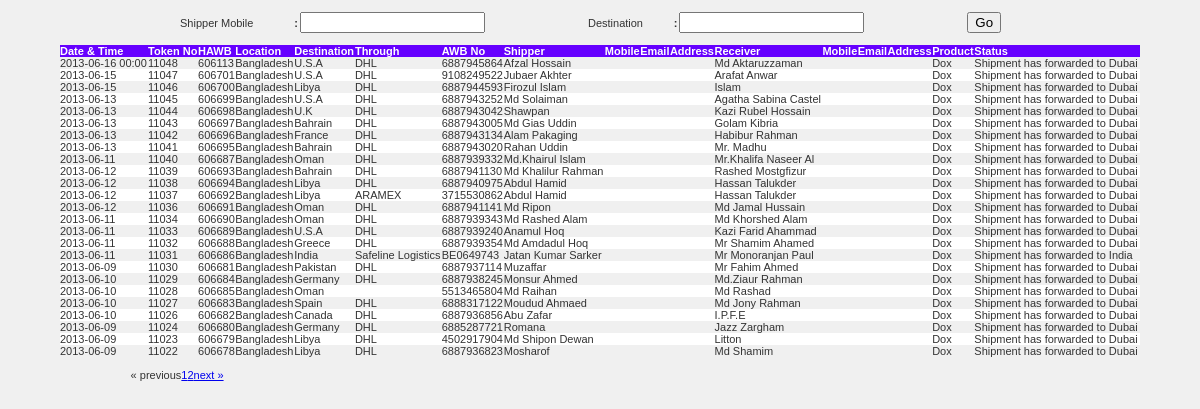
Screenshot of /trackinglist.php with the database file from the repository.
### tables this page shows
CREATE TABLE `shipment` (
  `serial` int(10) NOT NULL,
  `HAWB` varchar(255) DEFAULT NULL,
  `origin` varchar(255) DEFAULT NULL,
  `destination` varchar(255) DEFAULT NULL,
  `media` varchar(255) DEFAULT NULL,
  `AWB` varchar(255) DEFAULT NULL,
  `pdate` varchar(255) DEFAULT NULL,
  `shipper` varchar(20) NOT NULL,
  `receiver` varchar(20) NOT NULL,
  `product` int(11) NOT NULL,
  `status` varchar(255) DEFAULT NULL,
  `smobile` varchar(50) DEFAULT NULL,
  `semail` varchar(150) DEFAULT NULL,
  `saddress` varchar(500) DEFAULT NULL,
  `rmobile` varchar(50) DEFAULT NULL,
  `remail` varchar(150) DEFAULT NULL,
  `raddress` varchar(500) DEFAULT NULL,
  `edate` date NOT NULL,
  `refname` varchar(200) NOT NULL,
  `agentname` varchar(200) NOT NULL,
  `cLocation` varchar(100) NOT NULL,
  `pcs` varchar(20) NOT NULL,
  `weight` varchar(20) NOT NULL,
  `pdescription` varchar(255) NOT NULL
);

### trackinglist.php (the view, shortened to what this page needs)
<html>
	<head>
		<link href="admin_css/generalrules.css" rel="stylesheet" type="text/css" />
		<link href="css/style.css" rel="stylesheet" type="text/css" />
	</head>
	<body bgcolor="#F0F0F0" leftmargin="0" topmargin="0" marginwidth="0" marginheight="0">
	<br>
	<table width="70%" border="0" align="center" cellpadding="0" cellspacing="0">
	  <form name="display" action="login_view.php?page=trackinglist.php" method="post" target="mainFrame">
	  <tr>
		<td >Shipper Mobile</td>
		<td><strong>:</strong></td>
		<td height="14" class="tabfontfocus"><input name="mobile" type="text" value="<?php echo $_REQUEST;?>" size="20"></td>
		 <td class="p01quote">Destination</td>
		<td class="tabfontfocus"><strong>:</strong></td>
		<td height="14" class="tabfontfocus"><input name="destination" type="text" value="<?php echo $_REQUEST;?>" size="20"></td>
		<td class="tabfontfocus"> <div align="left">
			<input type="submit" name="Submit2" value="Go">
		  </div></td>
	  </tr>
	  </form>
	</table>
<br>
<table width="90%" border="0" align="center" cellpadding="0" cellspacing="0" bordercolor="#000000">
<tr align="left" bgcolor="#6600FF">
	<th style="color: #FFFFFF" >Date &amp; Time</th>
	<th style="color: #FFFFFF" >Token No</th>
	<th style="color: #FFFFFF" >HAWB</th>
	<th style="color: #FFFFFF" >Location</th>
	<th style="color: #FFFFFF" >Destination</th>
 <th style="color: #FFFFFF" >Through</th>
 <th style="color: #FFFFFF" >AWB No</th>
 <th style="color: #FFFFFF" >Shipper</th>
 <th style="color: #FFFFFF" >Mobile</th>
 <th style="color: #FFFFFF" >Email</th>
 <th style="color: #FFFFFF" >Address</th>
 <th style="color: #FFFFFF" >Receiver</th>
 <th style="color: #FFFFFF" >Mobile</th>
 <th style="color: #FFFFFF" >Email</th>
 <th style="color: #FFFFFF" >Address</th>
 <th style="color: #FFFFFF" >Product</th>
 <th style="color: #FFFFFF" >Status</th>
</tr>
  <?php
	$media_val=$product_val=array();
	$sql="select * from media";
	$res=mysql_query($sql) or die(mysql_error());
	while($row=mysql_fetch_array($res))
	{
 		$media_val[$row['m_id']]=$row['media_name'];
	}
	$sqls="select * from product";
	$ress=mysql_query($sqls) or die(mysql_error());
	while($rows=mysql_fetch_array($ress))
	{
	 $product_val[$rows['p_id']]=$rows['p_name'];
	}
	$tbl_name="shipment";
	$adjacents = 4;
	$ext="1=1";
	$query = "SELECT COUNT(*) as num FROM $tbl_name WHERE $ext";
	$total_pages = mysql_fetch_array(mysql_query($query));
	$total_pages = $total_pages['num'];
	$targetpage = "login_view.php?page=trackinglist.php";
	$limit = 25;
	$page = (isset($_GET["page"]) ? $_GET["page"]:$config["per_page"] ='');
	if($page)
		$start = ($page - 1) * $limit;
	else
		$start = 0;
	$sql = "SELECT * FROM $tbl_name WHERE $ext ORDER BY serial DESC LIMIT $start, $limit";
	$result = mysql_query($sql);
	$prev = $page - 1;
	$next = $page + 1;
	$lastpage = ceil($total_pages/$limit);
	$pagination = "";
	if($lastpage > 1)
	{
		$pagination .= "<div class=\"pagination\" align=\"center\">";
		if ($page > 1)
			$pagination.= "<a href=\"$targetpage&pages=$prev\">« previous</a>";
		else
			$pagination.= "<span class=\"disabled\">« previous</span>";
		if ($lastpage < 7 + ($adjacents * 2))
		{
			for ($counter = 1; $counter <= $lastpage; $counter++)
			{
				if ($counter == $page)
					$pagination.= "<span class=\"current\">$counter</span>";
				else
					$pagination.= "<a href=\"$targetpage&pages=$counter\">$counter</a>";
			}
		}
		if ($page < $counter - 1)
			$pagination.= "<a href=\"$targetpage&pages=$next\">next »</a>";
		else
			$pagination.= "<span class=\"disabled\">next »</span>";
		$pagination.= "</div>\n";
	}
?>
	<?php
		$bgcolor = ' bgcolor="#FFFFFF" ';
		while($row = mysql_fetch_array($result))
		{
		if($bgcolor == ' bgcolor="#FFFFFF" ')
		{
			$bgcolor = ' bgcolor="#F0F0F0" ';
		}
		else
		{
			$bgcolor = ' bgcolor="#FFFFFF" ';
		}
	?>
		<tr <?php echo $bgcolor;?>>
            <td><?php echo $row['pdate']; ?></td>
            <td><?php echo $row['serial']; ?></td>
            <td><?php echo $row['HAWB']; ?></td>
			<td><?php echo $row['origin']; ?></td>
             <td><?php echo $row['destination']; ?></td>
            <td><?php echo $media_val[$row['media']]; ?></td>
			<td><?php echo $row['AWB']; ?></td>
            <td><?php echo $row['shipper']; ?></td>
            <td><?php echo $row['smobile']; ?></td>
			<td><?php echo $row['semail']; ?></td>
              <td><?php echo $row['saddress']; ?></td>
            <td><?php echo $row['receiver']; ?></td>
			<td><?php echo $row['rmobile']; ?></td>
            <td><?php echo $row['remail']; ?></td>
            <td><?php echo $row['raddress']; ?></td>
            <td><?php echo $product_val[$row['product']]; ?></td>
            <td><?php echo $row['status']; ?></td>
		</tr>
	<?php	}
	?>
<tr><td colspan="4">
	<?php echo '<br />' . $pagination ;?>
</td></tr>
</table>
</body>
</html>

### admin_css/generalrules.css (style rules this page uses)
BODY { FONT-SIZE: 11px; COLOR: #333333; FONT-FAMILY: Arial, Verdana, Helvetica, Geneva, sans-serif; TEXT-ALIGN: center }
TABLE { FONT-SIZE: 11px; COLOR: #333333; FONT-FAMILY: Arial, Verdana, Helvetica, Geneva, sans-serif }
FORM { MARGIN: 0px }
.tabfontfocus { FONT-WEIGHT: normal; FONT-SIZE: 11px; COLOR: #333333; font-family: Verdana, Arial, Helvetica, sans-serif; text-decoration: none; }

### rows the page displays
shipment: pdate "2013-06-16 00:00", serial "11048", HAWB "606113", origin "Bangladesh", destination "U.S.A", media "DHL", AWB "6887945864", shipper "Afzal Hossain", receiver "Md Aktaruzzaman", product "Dox", status "Shipment has forwarded to Dubai"
shipment: pdate "2013-06-15", serial "11047", HAWB "606701", origin "Bangladesh", destination "U.S.A", media "DHL", AWB "9108249522", shipper "Jubaer Akhter", receiver "Arafat Anwar", product "Dox", status "Shipment has forwarded to Dubai"
shipment: pdate "2013-06-15", serial "11046", HAWB "606700", origin "Bangladesh", destination "Libya", media "DHL", AWB "6887944593", shipper "Firozul Islam", receiver "Islam", product "Dox", status "Shipment has forwarded to Dubai"
shipment: pdate "2013-06-13", serial "11045", HAWB "606699", origin "Bangladesh", destination "U.S.A", media "DHL", AWB "6887943252", shipper "Md Solaiman", receiver "Agatha Sabina Castel", product "Dox", status "Shipment has forwarded to Dubai"
shipment: pdate "2013-06-13", serial "11044", HAWB "606698", origin "Bangladesh", destination "U.K", media "DHL", AWB "6887943042", shipper "Shawpan", receiver "Kazi Rubel Hossain", product "Dox", status "Shipment has forwarded to Dubai"
shipment: pdate "2013-06-13", serial "11043", HAWB "606697", origin "Bangladesh", destination "Bahrain", media "DHL", AWB "6887943005", shipper "Md Gias Uddin", receiver "Golam Kibria", product "Dox", status "Shipment has forwarded to Dubai"
shipment: pdate "2013-06-13", serial "11042", HAWB "606696", origin "Bangladesh", destination "France", media "DHL", AWB "6887943134", shipper "Alam Pakaging", receiver "Habibur Rahman", product "Dox", status "Shipment has forwarded to Dubai"
shipment: pdate "2013-06-13", serial "11041", HAWB "606695", origin "Bangladesh", destination "Bahrain", media "DHL", AWB "6887943020", shipper "Rahan Uddin", receiver "Mr. Madhu", product "Dox", status "Shipment has forwarded to Dubai"
shipment: pdate "2013-06-11", serial "11040", HAWB "606687", origin "Bangladesh", destination "Oman", media "DHL", AWB "6887939332", shipper "Md.Khairul Islam", receiver "Mr.Khalifa Naseer Al", product "Dox", status "Shipment has forwarded to Dubai"
shipment: pdate "2013-06-12", serial "11039", HAWB "606693", origin "Bangladesh", destination "Bahrain", media "DHL", AWB "6887941130", shipper "Md Khalilur Rahman", receiver "Rashed Mostgfizur", product "Dox", status "Shipment has forwarded to Dubai"
shipment: pdate "2013-06-12", serial "11038", HAWB "606694", origin "Bangladesh", destination "Libya", media "DHL", AWB "6887940975", shipper "Abdul Hamid", receiver "Hassan Talukder", product "Dox", status "Shipment has forwarded to Dubai"
shipment: pdate "2013-06-12", serial "11037", HAWB "606692", origin "Bangladesh", destination "Libya", media "ARAMEX", AWB "3715530862", shipper "Abdul Hamid", receiver "Hassan Talukder", product "Dox", status "Shipment has forwarded to Dubai"
shipment: pdate "2013-06-12", serial "11036", HAWB "606691", origin "Bangladesh", destination "Oman", media "DHL", AWB "6887941141", shipper "Md Ripon", receiver "Md Jamal Hussain", product "Dox", status "Shipment has forwarded to Dubai"
shipment: pdate "2013-06-11", serial "11034", HAWB "606690", origin "Bangladesh", destination "Oman", media "DHL", AWB "6887939343", shipper "Md Rashed Alam", receiver "Md Khorshed Alam", product "Dox", status "Shipment has forwarded to Dubai"
shipment: pdate "2013-06-11", serial "11033", HAWB "606689", origin "Bangladesh", destination "U.S.A", media "DHL", AWB "6887939240", shipper "Anamul Hoq", receiver "Kazi Farid Ahammad", product "Dox", status "Shipment has forwarded to Dubai"
shipment: pdate "2013-06-11", serial "11032", HAWB "606688", origin "Bangladesh", destination "Greece", media "DHL", AWB "6887939354", shipper "Md Amdadul Hoq", receiver "Mr Shamim Ahamed", product "Dox", status "Shipment has forwarded to Dubai"
shipment: pdate "2013-06-11", serial "11031", HAWB "606686", origin "Bangladesh", destination "India", media "Safeline Logistics", AWB "BE0649743", shipper "Jatan Kumar Sarker", receiver "Mr Monoranjan Paul", product "Dox", status "Shipment has forwarded to India"
shipment: pdate "2013-06-09", serial "11030", HAWB "606681", origin "Bangladesh", destination "Pakistan", media "DHL", AWB "6887937114", shipper "Muzaffar", receiver "Mr Fahim Ahmed", product "Dox", status "Shipment has forwarded to Dubai"
shipment: pdate "2013-06-10", serial "11029", HAWB "606684", origin "Bangladesh", destination "Germany", media "DHL", AWB "6887938245", shipper "Monsur Ahmed", receiver "Md.Ziaur Rahman", product "Dox", status "Shipment has forwarded to Dubai"
shipment: pdate "2013-06-10", serial "11028", HAWB "606685", origin "Bangladesh", destination "Oman", AWB "5513465804", shipper "Md Raihan", receiver "Md Rashad", product "Dox", status "Shipment has forwarded to Dubai"
shipment: pdate "2013-06-10", serial "11027", HAWB "606683", origin "Bangladesh", destination "Spain", media "DHL", AWB "6888317122", shipper "Moudud Ahmaed", receiver "Md Jony Rahman", product "Dox", status "Shipment has forwarded to Dubai"
shipment: pdate "2013-06-10", serial "11026", HAWB "606682", origin "Bangladesh", destination "Canada", media "DHL", AWB "6887936856", shipper "Abu Zafar", receiver "I.P.F.E", product "Dox", status "Shipment has forwarded to Dubai"
shipment: pdate "2013-06-09", serial "11024", HAWB "606680", origin "Bangladesh", destination "Germany", media "DHL", AWB "6885287721", shipper "Romana", receiver "Jazz Zargham", product "Dox", status "Shipment has forwarded to Dubai"
shipment: pdate "2013-06-09", serial "11023", HAWB "606679", origin "Bangladesh", destination "Libya", media "DHL", AWB "4502917904", shipper "Md Shipon Dewan", receiver "Litton", product "Dox", status "Shipment has forwarded to Dubai"
shipment: pdate "2013-06-09", serial "11022", HAWB "606678", origin "Bangladesh", destination "Libya", media "DHL", AWB "6887936823", shipper "Mosharof", receiver "Md Shamim", product "Dox", status "Shipment has forwarded to Dubai"
